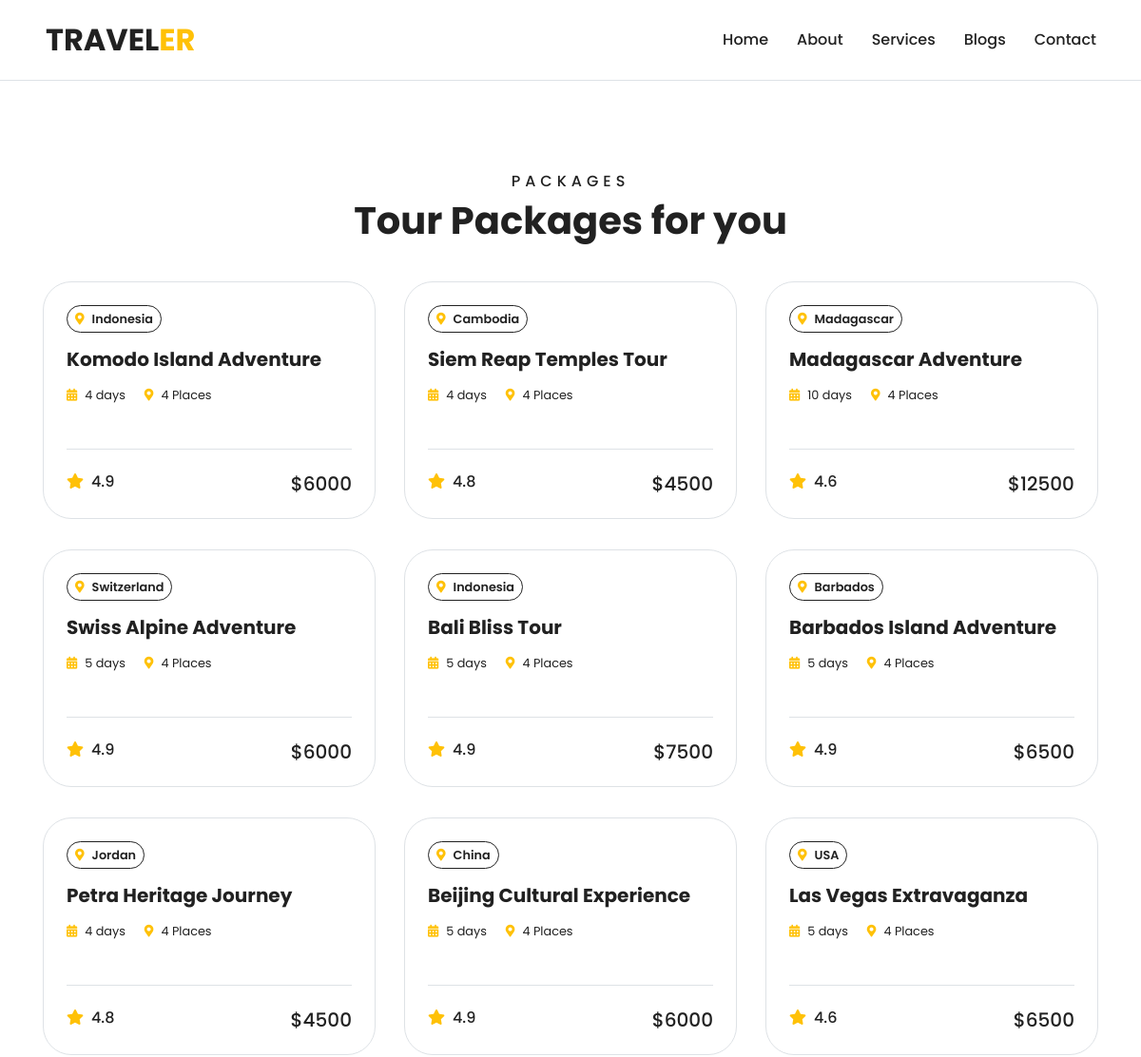
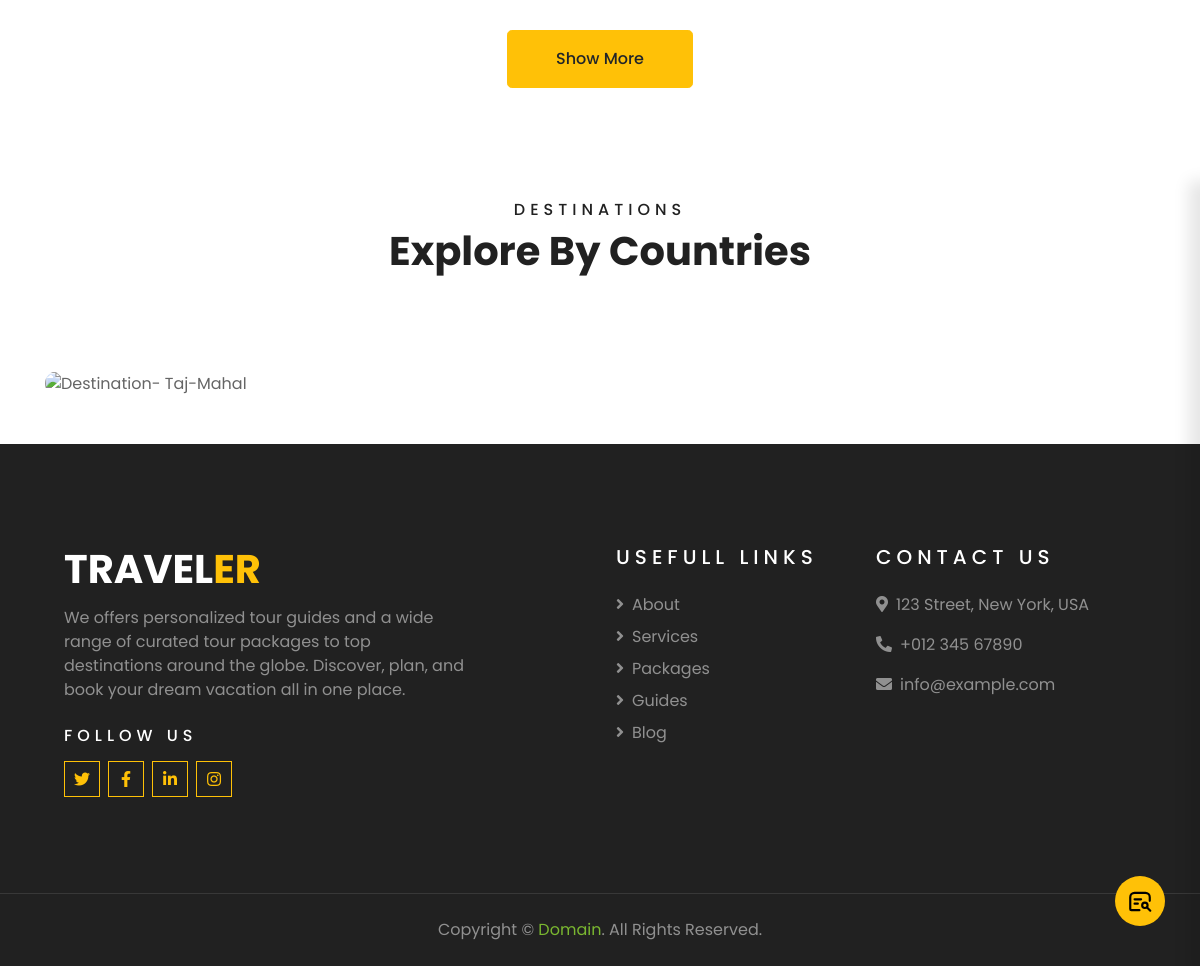
Page /packages/ on the committed database (2 pictures, top to bottom).
### main/models.py (models this page shows, shortened)
class Tour_Package(models.Model):
    package_name = models.CharField(max_length=120)
    description = models.TextField(blank=True, null=True)
    country = models.CharField(max_length=50)
    duration = models.IntegerField()
    cost = models.IntegerField(blank=True, null=True)
    rating = models.FloatField(blank=True, null=True)
    places_to_visit = models.JSONField()
    hotels = models.JSONField()
    restaurants = models.JSONField()
    activities = models.JSONField()
    tips = models.JSONField()
    timeline = models.JSONField()
    emergency_contacts = models.JSONField()
    reviews = models.JSONField(blank=True, null=True)
    img = models.ImageField(upload_to="uploads", blank=True, null=True)

### main/views.py (the view)
# urls.py: path("packages/", tour_packages_view, name="tour-package-view"),
def tour_packages_view(request):
    tours = Tour_Package.objects.all()
    tours = random.sample(list(tours), 9)
    return render(request, "package.html", {"tour_packages": tours})

### templates/package.html (shortened to what this page needs)
{% extends 'base.html' %}
{% load static %}
{% block content %}
    <div class="container-fluid bg-white py-5">
        <div class="container pt-5 pb-3">
            <div class="text-center mb-3 pb-3">
                <h6 class="text-dark text-uppercase" style="letter-spacing: 5px;">Packages</h6>
                <h1>Tour Packages for you</h1>
            </div>
            <div class="row">
                {% for tour in tour_packages %}
                <div class="col-lg-4 col-md-6 mb-4">
                    <div class="package-item bg-white mb-2 border rounded-xl overflow-hidden p-4">
                        <a href="/package/{{ tour.pk }}" class="d-flex flex-column align-items-start text-decoration-none" style="min-height: 200px;">
                            <small class=" text-dark border border-dark py-1 px-2 rounded-pill mb-3" style="font-weight: 600;"><i class="fa fa-map-marker-alt text-warning mr-2"></i>{{tour.country}}</small>
                            <h1 class="h5 d-block text-decoration-none mb-3" href="">{{ tour.package_name }}</h1>
                            <div class="d-flex mb-3 flex-grow-1" style="gap: 20px;">
                                <small class="m-0 text-dark"><i class="fa fa-calendar-alt text-warning mr-2"></i>{{ tour.duration }} days</small>
                                <small class="m-0 text-dark"><i class="fa fa-map-marker-alt text-warning mr-2"></i>{{ tour.places_to_visit|length }} Places</small>
                            </div>
                            <div class="w-100 border-top mt-4 pt-4">
                                <div class="d-flex justify-content-between">
                                    <h6 class="m-0"><i class="fa fa-star text-warning mr-2"></i>{{ tour.rating }}<small></small></h6>
                                    <h5 class="m-0">${{ tour.cost }}</h5>
                                </div>
                            </div>
                        </a>
                    </div>
                </div>
                {% endfor %}
            </div>
            <div class="text-center">
                <a href="{% url "package-search-view" %}" class="btn btn-warning px-5 py-3 rounded-lg" style="font-weight: 500;">
                    Show More
                </a>
            </div>
        </div>
    </div>
    <div class="container-fluid bg-white">
        <div class="container pt-5 pb-3">
            <div class="text-center mb-3 pb-3">
                <h6 class=" text-uppercase" style="letter-spacing: 5px;">Destinations</h6>
                <h1>Explore By Countries</h1>
            </div>
            <div class="row">
                <div class="col-lg-4 col-md-6 mb-4">
                    <div class="destination-item position-relative overflow-hidden mb-2 rounded-xl">
                        <a class="destination-overlay text-white text-decoration-none rounded-xl" href="/search_packages/?keyword=USA">
                            <h5 class="text-white">United States</h5>
                        </a>
                    </div>
                </div>
                <div class="col-lg-4 col-md-6 mb-4">
                    <div class="destination-item position-relative overflow-hidden mb-2 rounded-xl">
                        <a class="destination-overlay text-white text-decoration-none rounded-xl" href="/search_packages/?keyword=United kingdom">
                            <h5 class="text-white">United Kingdom</h5>
                        </a>
                    </div>
                </div>
                <div class="col-lg-4 col-md-6 mb-4">
                    <div class="destination-item position-relative overflow-hidden mb-2 rounded-xl">
                        <a class="destination-overlay text-white text-decoration-none rounded-xl" href="/search_packages/?keyword=Australia">
                            <h5 class="text-white">Australia</h5>
                        </a>
                    </div>
                </div>
                <div class="col-lg-4 col-md-6 mb-4">
                    <div class="destination-item position-relative overflow-hidden mb-2 rounded-xl">
                        <img class="img-fluid" src={% static "img/destination-4.jpg" %} alt="Destination- Taj-Mahal">
                        <a class="destination-overlay text-white text-decoration-none rounded-xl" href="/search_packages/?keyword=India">
                            <h5 class="text-white">India</h5>
                        </a>
                    </div>
                </div>
                <div class="col-lg-4 col-md-6 mb-4">
                    <div class="destination-item position-relative overflow-hidden mb-2 rounded-xl">
                        <a class="destination-overlay text-white text-decoration-none rounded-xl" href="/search_packages/?keyword=France">
                            <h5 class="text-white">France</h5>
                        </a>
                    </div>
                </div>
                <div class="col-lg-4 col-md-6 mb-4">
                    <div class="destination-item position-relative overflow-hidden mb-2 rounded-xl">
                        <a class="destination-overlay text-white text-decoration-none rounded-xl" href="/search_packages/?keyword=Brazil">
                            <h5 class="text-white">Brazil</h5>
                        </a>
                    </div>
                </div>
            </div>
        </div>
    </div>
{% endblock content %}

### rows in the picture
Tour_Package: country "Indonesia", package_name "Komodo Island Adventure", duration "4", places_to_visit|length "4", rating "4.9", cost "6000"
Tour_Package: country "Cambodia", package_name "Siem Reap Temples Tour", duration "4", places_to_visit|length "4", rating "4.8", cost "4500"
Tour_Package: country "Madagascar", package_name "Madagascar Adventure", duration "10", places_to_visit|length "4", rating "4.6", cost "12500"
Tour_Package: country "Switzerland", package_name "Swiss Alpine Adventure", duration "5", places_to_visit|length "4", rating "4.9", cost "6000"
Tour_Package: country "Indonesia", package_name "Bali Bliss Tour", duration "5", places_to_visit|length "4", rating "4.9", cost "7500"
Tour_Package: country "Barbados", package_name "Barbados Island Adventure", duration "5", places_to_visit|length "4", rating "4.9", cost "6500"
Tour_Package: country "Jordan", package_name "Petra Heritage Journey", duration "4", places_to_visit|length "4", rating "4.8", cost "4500"
Tour_Package: country "China", package_name "Beijing Cultural Experience", duration "5", places_to_visit|length "4", rating "4.9", cost "6000"
Tour_Package: country "USA", package_name "Las Vegas Extravaganza", duration "5", places_to_visit|length "4", rating "4.6", cost "6500"
